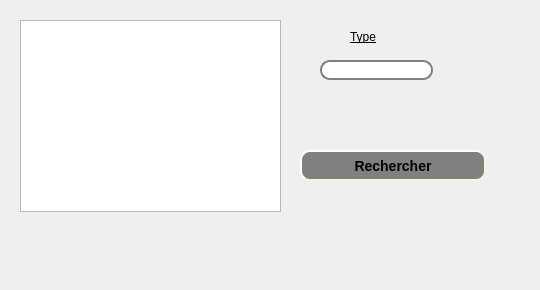
     <widget class="QWidget" name="tab_12">
      <attribute name="title">
       <string>Rechecher congé</string>
      </attribute>
      <widget class="QLineEdit" name="lineEdit_cin_4">
       <property name="geometry">
        <rect>
         <x>320</x>
         <y>60</y>
         <width>113</width>
         <height>20</height>
        </rect>
       </property>
       <property name="styleSheet">
        <string notr="true">QLineEdit {
    border: 2px solid gray;
    border-radius: 10px;
    padding: 0 8px;
    background: white;
    selection-background-color: darkgray;
}</string>
       </property>
      </widget>
      <widget class="QLabel" name="label_35">
       <property name="geometry">
        <rect>
         <x>350</x>
         <y>30</y>
         <width>47</width>
         <height>13</height>
        </rect>
       </property>
       <property name="styleSheet">
        <string notr="true">font: 12pt &quot;Andalus&quot;;
text-decoration: underline;</string>
       </property>
       <property name="text">
        <string>Type</string>
       </property>
      </widget>
      <widget class="QPushButton" name="pb_ajouter_10">
       <property name="geometry">
        <rect>
         <x>300</x>
         <y>150</y>
         <width>186</width>
         <height>31</height>
        </rect>
       </property>
       <property name="styleSheet">
        <string notr="true">QPushButton#pb_ajouter_10 {
    background-color: grey;
    border-style: outset;
    border-width: 2px;
    border-radius: 10px;
    border-color: beige;
    font: bold 14px;
    min-width: 10em;
    padding: 6px;
}
</string>
       </property>
       <property name="text">
        <string>Rechercher</string>
       </property>
      </widget>
      <widget class="QTableView" name="tabcong_2">
       <property name="geometry">
        <rect>
         <x>20</x>
         <y>20</y>
         <width>261</width>
         <height>192</height>
        </rect>
       </property>
      </widget>
      <widget class="QLabel" name="label">
       <property name="geometry">
        <rect>
         <x>-10</x>
         <y>-10</y>
         <width>531</width>
         <height>281</height>
        </rect>
       </property>
       <property name="styleSheet">
        <string notr="true">background-image: url(:/bg.jpg);</string>
       </property>
       <property name="text">
        <string/>
       </property>
       <property name="pixmap">
        <pixmap>../60342173_2276972439287605_1529191567795945472_n.jpg</pixmap>
       </property>
      </widget>
      <zorder>label</zorder>
      <zorder>tabcong_2</zorder>
      <zorder>lineEdit_cin_4</zorder>
      <zorder>label_35</zorder>
      <zorder>pb_ajouter_10</zorder>
     </widget>
